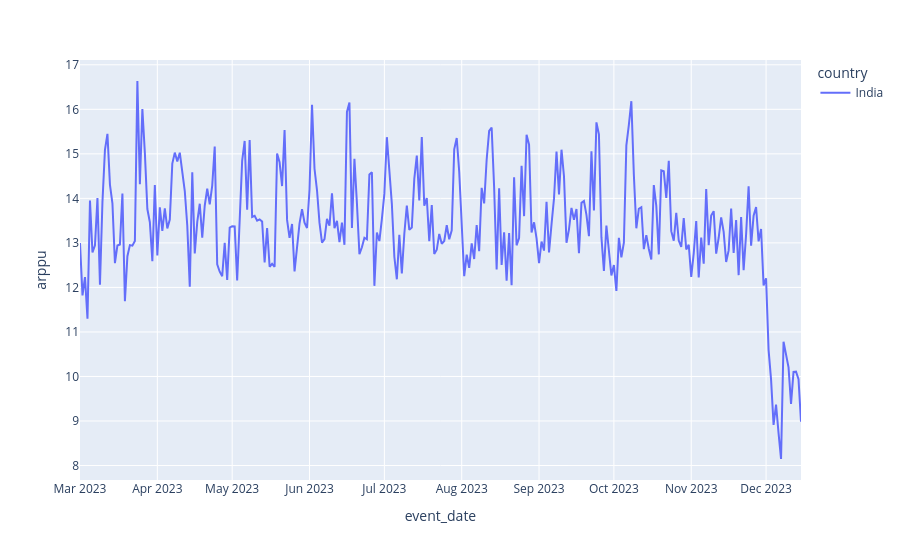

Notebook code cell kept with this figure:
### Code cell
query_4 = """
select 
t.event_date,
ui.country,
sum(t.revenue) / nullif(count(distinct t.user_id), 0) as arppu
from mobile_game.transactions t 
left join mobile_game.user_info ui on
t.user_id = ui.user_id
where country = 'India'
group by t.event_date, ui.country
"""
df_4 = fetch_data_pandas(query_4)
px.line(df_4, x='event_date', y='arppu', color='country')

### Figure 1 — Plotly figure (JSON) as saved in the notebook; plotly's stock layout.template omitted (floating-point values rounded to 4 significant figures; data arrays with more than 128 entries replaced by an {"elided": "..."} marker saying what was removed)
{"data": [{"hovertemplate": "country=India<br>event_date=%{x}<br>arppu=%{y}<extra></extra>", "legendgroup": "India", "line": {"color": "#636efa", "dash": "solid"}, "marker": {"symbol": "circle"}, "mode": "lines", "name": "India", "orientation": "v", "showlegend": true, "type": "scatter", "x": {"elided": "290 str values"}, "xaxis": "x", "y": {"elided": "290 float values"}, "yaxis": "y"}], "layout": {"legend": {"title": {"text": "country"}, "tracegroupgap": 0}, "margin": {"t": 60}, "xaxis": {"anchor": "y", "domain": [0, 1], "title": {"text": "event_date"}}, "yaxis": {"anchor": "x", "domain": [0, 1], "title": {"text": "arppu"}}}}
